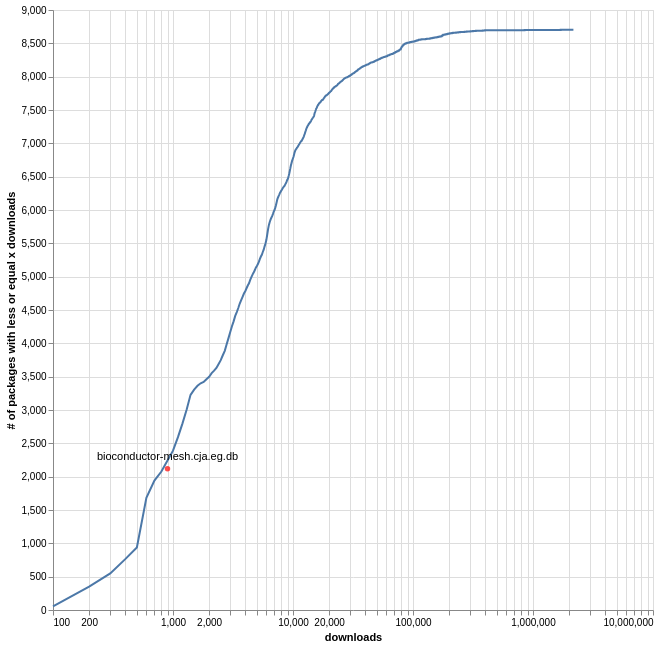

Write the Vega-Lite specification saved for this chart.
### Vega-Lite specification from a JSON file in a GitHub repository (floating-point values rounded to 4 significant figures; data arrays with more than 128 entries replaced by an {"elided": "..."} marker saying what was removed)
{"$schema": "https://vega.github.io/schema/vega-lite/v5.json", "description": "Google's stock price over time.", "data": {"values": {"elided": "21715 records"}}, "width": 600, "height": 600, "layer": [{"mark": "line", "encoding": {"x": {"field": "pos", "type": "quantitative", "scale": {"type": "log"}}, "y": {"field": "count", "type": "quantitative", "title": "# of packages with less or equal x downloads"}}}, {"mark": {"type": "circle", "color": "red"}, "encoding": {"x": {"field": "downloads", "type": "quantitative", "scale": {"type": "log"}, "title": "downloads"}, "y": {"field": "count", "type": "quantitative", "title": "# of packages with less or equal x downloads"}}}, {"mark": {"type": "text", "dy": -12}, "encoding": {"x": {"field": "downloads", "type": "quantitative", "scale": {"type": "log"}, "title": "downloads"}, "y": {"field": "count", "type": "quantitative", "title": "# of packages with less or equal x downloads"}, "text": {"field": "package"}}}]}
